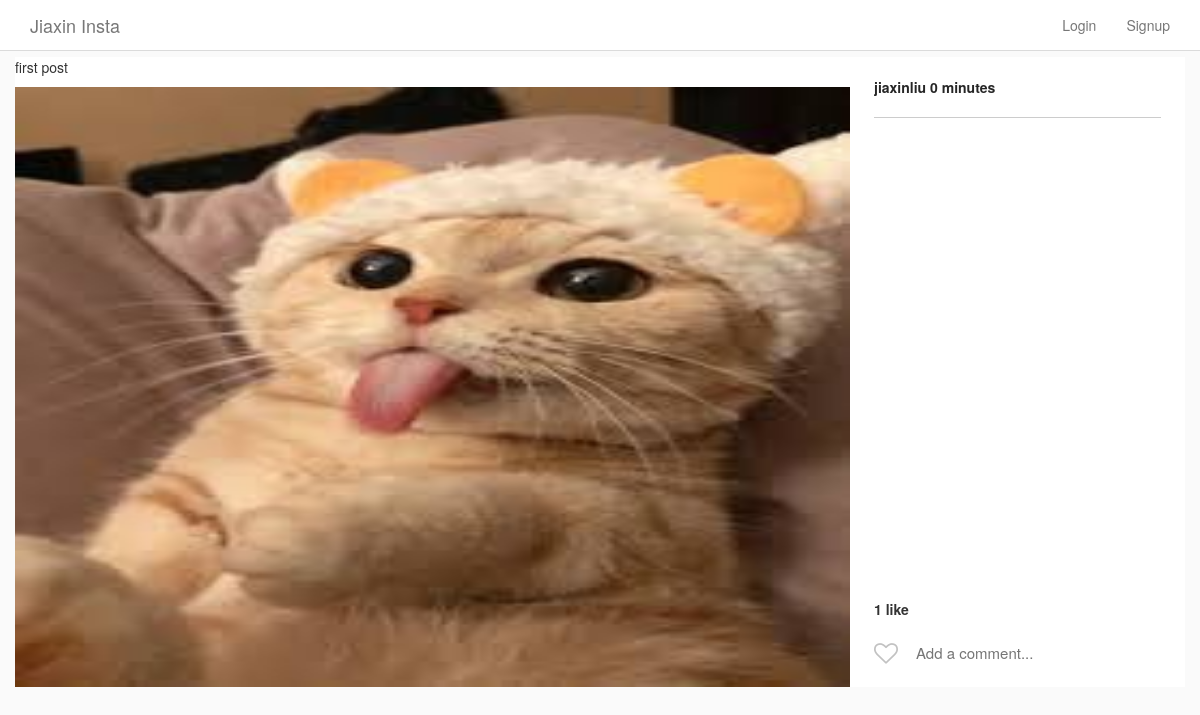
Before: /post/1/ with the older database file.
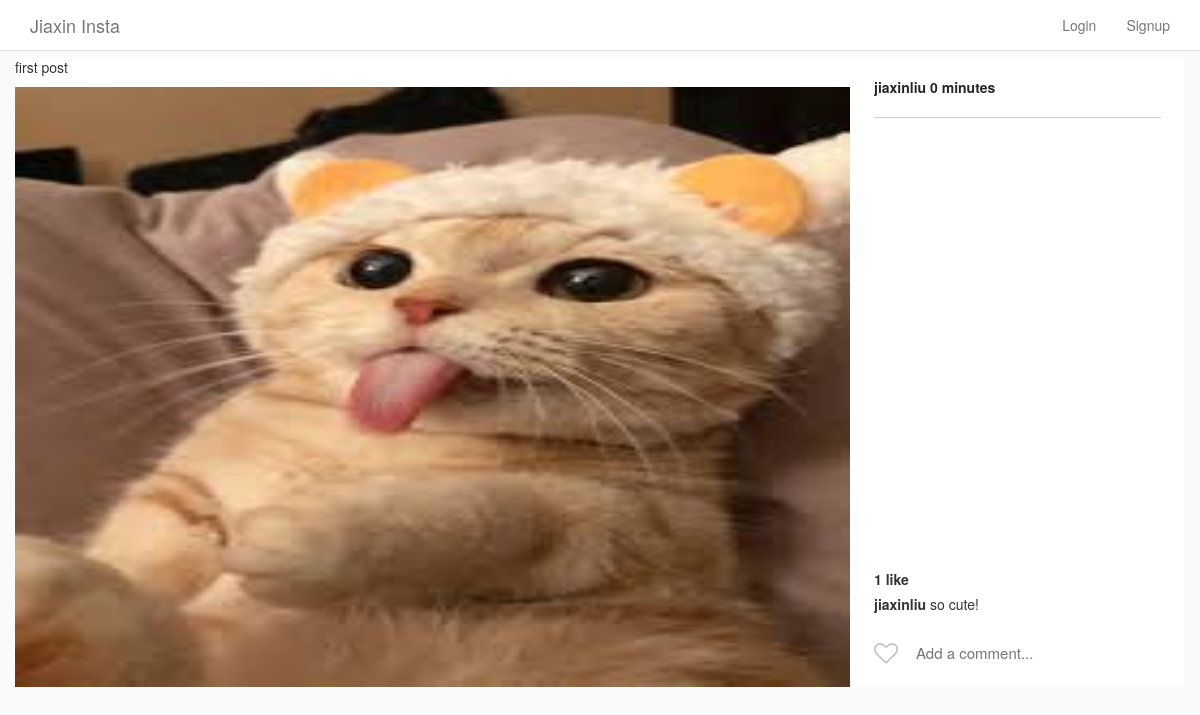
After: the same page with the newer database file.
### Insta/models.py (models this page shows, shortened)
class Comment(models.Model):
    post = models.ForeignKey(
        Post,
        on_delete=models.CASCADE,
        related_name='comments')
    user = models.ForeignKey(
        InstaUser,
        on_delete=models.CASCADE,
        related_name='comments')
    comment = models.CharField(max_length=100)
    posted_on = models.DateTimeField(auto_now_add=True, editable=False)

class  InstaUser(AbstractUser):
    profile_pic = ProcessedImageField(
        upload_to='static/images/profiles',
        format='JPEG',
        options={'quality':100},
        blank=True,
        null=True
    )

### Insta/views.py (the view)
# urls.py: path('post/<int:pk>/', PostDetailView.as_view(), name='post_detail'),
class PostDetailView(DetailView):
    model = Post
    template_name = 'post_detail.html'

### Insta/models.py (called while the page is built)
    def get_like_count(self):
        return self.likes.count()

### Insta/templatetags/custom_tags.py (called while the page is built)
@register.simple_tag
def has_user_liked_post(post, user):
    try:
        like = Like.objects.get(post=post, user=user)
        return "fa-heart"
    except:
        return "fa-heart-o"

### templates/post_detail.html (shortened to what this page needs)
{% extends 'base.html' %}
{% load custom_tags %}
{% block content %}
<div class="row single-post">
    <div class="single-post-card view-update {{ object.pk }}">
        <div class="header">
            <a href="{% url 'user_detail' object.author.pk %}">
                {{ object.author.username }}
                <span class="poster__timestamp">
                    {{ post.posted_on|timesince }}
                </span>
            </a>
        </div>
        <p>{{ post.title }}</p>
        <div class="image__wrapper">
            <img class="card__main-image" src="/{{object.image}}" width="1000", height="1000">
        </div>
        <div class="comments-portion">
            <div class="likes-timestamp-row">
                <div class="likes">
                    {% if object.get_like_count %}
                        {{ object.get_like_count }} like{% if object.get_like_count > 1%}s{% endif %}
                    {% endif %}
                </div>
            </div>
            <ul class="comment-list">
                {% for comment in object.comments.all %}
                <li class="comment-list__comment">
                    <a href="{% url 'user_detail' comment.user.pk %}" class="user">
                        {{ comment.user.username }}
                    </a>
                    <span class="comment">{{ comment.comment }}</span>
                </li>
                {% endfor %}
            </ul>
            <section class="input-row">
                <i class="fa {% has_user_liked_post post user %} submit-like" aria-hidden="true"></i>
                <div class="comment-input-wrapper">
                    <input class="add-comment" type="text" placeholder="Add a comment...">
                </div>
            </section>
        </div>
    </div>
</div>
{% endblock content %}

Changed rows visible on the page:
added Comment: user.username "jiaxinliu", comment "so cute!"
